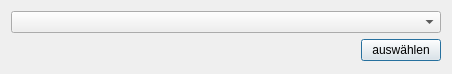
<?xml version="1.0" encoding="UTF-8"?>
<ui version="4.0">
 <class>SelectCompetitionDialog</class>
 <widget class="QDialog" name="SelectCompetitionDialog">
  <property name="geometry">
   <rect>
    <x>0</x>
    <y>0</y>
    <width>452</width>
    <height>74</height>
   </rect>
  </property>
  <property name="sizePolicy">
   <sizepolicy hsizetype="Fixed" vsizetype="Fixed">
    <horstretch>0</horstretch>
    <verstretch>0</verstretch>
   </sizepolicy>
  </property>
  <property name="windowTitle">
   <string>TurnFix - Wettkampf auswählen</string>
  </property>
  <property name="windowIcon">
   <iconset resource="../resources/TurnFix.qrc">
    <normaloff>:/appicons/icon.png</normaloff>:/appicons/icon.png</iconset>
  </property>
  <layout class="QGridLayout" name="gridLayout">
   <item row="0" column="0">
    <widget class="QComboBox" name="cmb_dis">
     <property name="sizePolicy">
      <sizepolicy hsizetype="Expanding" vsizetype="Fixed">
       <horstretch>0</horstretch>
       <verstretch>0</verstretch>
      </sizepolicy>
     </property>
     <property name="minimumSize">
      <size>
       <width>250</width>
       <height>0</height>
      </size>
     </property>
    </widget>
   </item>
   <item row="1" column="0">
    <widget class="QPushButton" name="but_select">
     <property name="sizePolicy">
      <sizepolicy hsizetype="Fixed" vsizetype="Fixed">
       <horstretch>0</horstretch>
       <verstretch>0</verstretch>
      </sizepolicy>
     </property>
     <property name="layoutDirection">
      <enum>Qt::RightToLeft</enum>
     </property>
     <property name="text">
      <string>auswählen</string>
     </property>
    </widget>
   </item>
  </layout>
 </widget>
 <resources>
  <include location="../resources/TurnFix.qrc"/>
 </resources>
 <connections/>
</ui>
